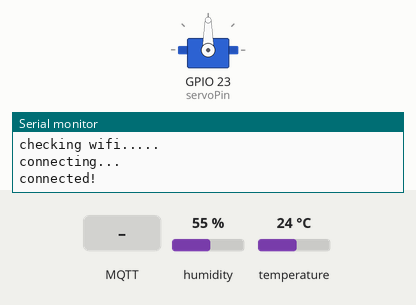
Bench run of a sketch on a simulated ESP32. On the bench: servo, the last lines printed to the serial monitor. The test bench sets the inputs (shaded band); at power-on: temperature 24 °C, humidity 55 %. WiFi joins after 1.5 s; servers stay silent unless stated; no MQTT or app messages arrive unless stated.

Above: at 3.2 s.
3.3 s: MQTT message "on" arrives on the third subscribed topic
At 4.2 s:
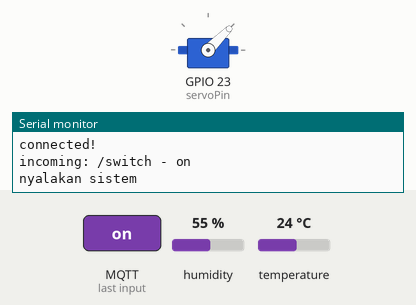
6.3 s: temperature set to 29 °C
At 8.6 s:
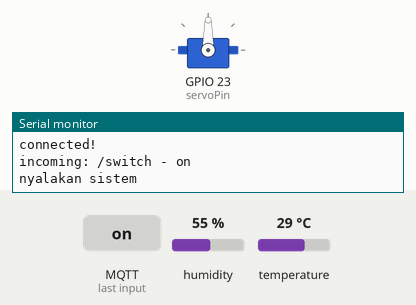
8.9 s: temperature set to 32 °C
At 10.1 s:
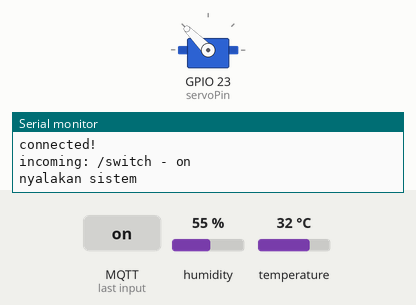
11.9 s: temperature set to 12 °C
14.9 s: temperature set to 33 °C
Timing chart, 0 to 21.9 s (numbered marks = the images above; inputs shaded):
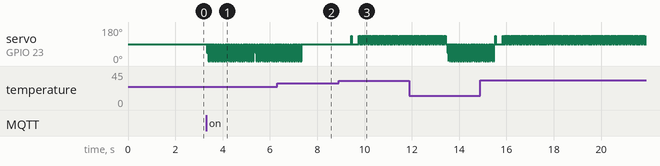

Measured:
- the behaviour switches between 30 and 31 °C on temperature (found by bisection; images 2 and 3)
- after the input at 6.3 s, servo on GPIO 23 (servoPin): goes on until 7.4 s, then stays 90°

The sketch:

MQTT.ino
```cpp
#include <Servo.h>
#include "DHT.h"
#define DHTTYPE DHT11
#include <WiFi.h>
#include <MQTT.h>

int servoPin =23;
const int dhtPin =22;

const char ssid[] = "Matiaj kamu";
const char pass[] = "matiajakamu";

Servo myServo;
//Servo myServo;
DHT dht(dhtPin,DHTTYPE);
WiFiClient net;
MQTTClient client;


int butt=0;

void connect() {
  Serial.print("checking wifi...");
  while (WiFi.status() != WL_CONNECTED) {
    Serial.print(".");
    delay(1000);
  }

  Serial.print("\nconnecting...");
  while (!client.connect("ESP32", "miniproject3", "8hrshuCrwqrhNL4W")) {
    Serial.print(".");
    delay(1000);
  }

  Serial.println("\nconnected!");

    client.subscribe("/suhu");
    client.subscribe("/servo");
    client.subscribe("/switch");

}


void sensor(){
    float t = dht.readTemperature();
     if(isnan(t)){
    Serial.println("gagal membaca dht Sensor!!");
    return;
  }
  int T = (int) t;
  if(T < 29){
      myServo.write(45);
      delay(1);
      myServo.write(0);
      delay(1);
       myServo.write(90);
      delay(1);
      client.publish("/suhu",String(T).c_str());
      client.publish("/servo",String(45).c_str());
      delay(1);
      client.publish("/servo",String(0).c_str());
      delay(1);
      client.publish("/servo",String(90).c_str());
      delay(1);

  }
  else if(T >30){
    myServo.write(135);
    delay(1);
    myServo.write(180);
    delay(1);
    myServo.write(90);
      client.publish("/suhu",String(T).c_str());
      client.publish("/servo",String(135).c_str());
      delay(1);
      client.publish("/servo",String(180).c_str());
      delay(1);
      client.publish("/servo",String(90).c_str());
      delay(1);

  }
}

void messageReceived(String &topic, String &payload) {
  Serial.println("incoming: " + topic + " - " + payload);
  if(topic == "/switch"){
    if(payload == "on"){
      butt=1;
      Serial.println("nyalakan sistem");
    }
    else if(payload == "off"){
      butt=0;
      client.disconnect();
      Serial.println("matikan sistem");
    }
  }
}

void setup() {
  // put your setup code here, to run once:
  Serial.begin(9600);
  Serial.println(F("DHTxx test!"));
  dht.begin();
  myServo.attach(servoPin);
  WiFi.begin(ssid, pass);
  client.begin("public.cloud.shiftr.io", net);
  client.onMessage(messageReceived);
  connect();
}

void loop() {
  client.loop();
  delay(10);  // <- fixes some issues with WiFi stability

  if (!client.connected()) {
    connect();
  }

  if(butt==1){
    sensor();
  }

}
```
